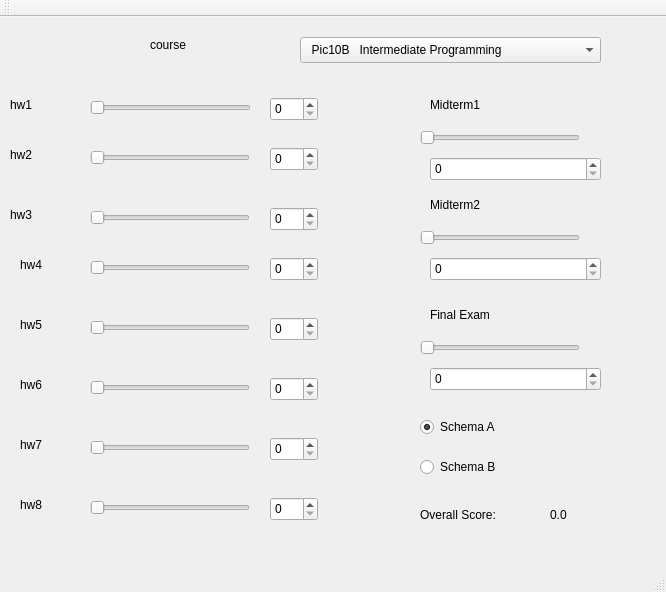
<?xml version="1.0" encoding="UTF-8"?>
<ui version="4.0">
 <class>MainWindow</class>
 <widget class="QMainWindow" name="MainWindow">
  <property name="geometry">
   <rect>
    <x>0</x>
    <y>0</y>
    <width>666</width>
    <height>592</height>
   </rect>
  </property>
  <property name="windowTitle">
   <string>MainWindow</string>
  </property>
  <widget class="QWidget" name="centralWidget">
   <widget class="QSlider" name="horizontalSlider">
    <property name="geometry">
     <rect>
      <x>90</x>
      <y>80</y>
      <width>161</width>
      <height>22</height>
     </rect>
    </property>
    <property name="orientation">
     <enum>Qt::Horizontal</enum>
    </property>
   </widget>
   <widget class="QSpinBox" name="spinBox">
    <property name="geometry">
     <rect>
      <x>270</x>
      <y>80</y>
      <width>48</width>
      <height>24</height>
     </rect>
    </property>
   </widget>
   <widget class="QSlider" name="horizontalSlider_2">
    <property name="geometry">
     <rect>
      <x>90</x>
      <y>130</y>
      <width>160</width>
      <height>22</height>
     </rect>
    </property>
    <property name="orientation">
     <enum>Qt::Horizontal</enum>
    </property>
   </widget>
   <widget class="QSpinBox" name="spinBox_2">
    <property name="geometry">
     <rect>
      <x>270</x>
      <y>130</y>
      <width>48</width>
      <height>24</height>
     </rect>
    </property>
   </widget>
   <widget class="QSlider" name="horizontalSlider_3">
    <property name="geometry">
     <rect>
      <x>90</x>
      <y>190</y>
      <width>160</width>
      <height>22</height>
     </rect>
    </property>
    <property name="orientation">
     <enum>Qt::Horizontal</enum>
    </property>
   </widget>
   <widget class="QSpinBox" name="spinBox_3">
    <property name="geometry">
     <rect>
      <x>270</x>
      <y>190</y>
      <width>48</width>
      <height>24</height>
     </rect>
    </property>
   </widget>
   <widget class="QSlider" name="horizontalSlider_4">
    <property name="geometry">
     <rect>
      <x>90</x>
      <y>240</y>
      <width>160</width>
      <height>22</height>
     </rect>
    </property>
    <property name="orientation">
     <enum>Qt::Horizontal</enum>
    </property>
   </widget>
   <widget class="QSpinBox" name="spinBox_4">
    <property name="geometry">
     <rect>
      <x>270</x>
      <y>240</y>
      <width>48</width>
      <height>24</height>
     </rect>
    </property>
   </widget>
   <widget class="QSlider" name="horizontalSlider_5">
    <property name="geometry">
     <rect>
      <x>90</x>
      <y>300</y>
      <width>160</width>
      <height>22</height>
     </rect>
    </property>
    <property name="orientation">
     <enum>Qt::Horizontal</enum>
    </property>
   </widget>
   <widget class="QSpinBox" name="spinBox_5">
    <property name="geometry">
     <rect>
      <x>270</x>
      <y>300</y>
      <width>48</width>
      <height>24</height>
     </rect>
    </property>
   </widget>
   <widget class="QSlider" name="horizontalSlider_6">
    <property name="geometry">
     <rect>
      <x>90</x>
      <y>360</y>
      <width>160</width>
      <height>22</height>
     </rect>
    </property>
    <property name="orientation">
     <enum>Qt::Horizontal</enum>
    </property>
   </widget>
   <widget class="QSpinBox" name="spinBox_6">
    <property name="geometry">
     <rect>
      <x>270</x>
      <y>360</y>
      <width>48</width>
      <height>24</height>
     </rect>
    </property>
   </widget>
   <widget class="QSlider" name="horizontalSlider_7">
    <property name="geometry">
     <rect>
      <x>90</x>
      <y>420</y>
      <width>160</width>
      <height>22</height>
     </rect>
    </property>
    <property name="orientation">
     <enum>Qt::Horizontal</enum>
    </property>
   </widget>
   <widget class="QSpinBox" name="spinBox_7">
    <property name="geometry">
     <rect>
      <x>270</x>
      <y>420</y>
      <width>48</width>
      <height>24</height>
     </rect>
    </property>
   </widget>
   <widget class="QSlider" name="horizontalSlider_8">
    <property name="geometry">
     <rect>
      <x>90</x>
      <y>480</y>
      <width>160</width>
      <height>22</height>
     </rect>
    </property>
    <property name="orientation">
     <enum>Qt::Horizontal</enum>
    </property>
   </widget>
   <widget class="QSpinBox" name="spinBox_8">
    <property name="geometry">
     <rect>
      <x>270</x>
      <y>480</y>
      <width>48</width>
      <height>24</height>
     </rect>
    </property>
   </widget>
   <widget class="QLabel" name="label">
    <property name="geometry">
     <rect>
      <x>10</x>
      <y>80</y>
      <width>60</width>
      <height>16</height>
     </rect>
    </property>
    <property name="text">
     <string>hw1</string>
    </property>
   </widget>
   <widget class="QLabel" name="label_2">
    <property name="geometry">
     <rect>
      <x>10</x>
      <y>130</y>
      <width>60</width>
      <height>16</height>
     </rect>
    </property>
    <property name="text">
     <string>hw2</string>
    </property>
   </widget>
   <widget class="QLabel" name="label_3">
    <property name="geometry">
     <rect>
      <x>10</x>
      <y>190</y>
      <width>60</width>
      <height>16</height>
     </rect>
    </property>
    <property name="text">
     <string>hw3</string>
    </property>
   </widget>
   <widget class="QLabel" name="label_4">
    <property name="geometry">
     <rect>
      <x>20</x>
      <y>240</y>
      <width>60</width>
      <height>16</height>
     </rect>
    </property>
    <property name="text">
     <string>hw4</string>
    </property>
   </widget>
   <widget class="QLabel" name="label_5">
    <property name="geometry">
     <rect>
      <x>20</x>
      <y>300</y>
      <width>60</width>
      <height>16</height>
     </rect>
    </property>
    <property name="text">
     <string>hw5</string>
    </property>
   </widget>
   <widget class="QLabel" name="label_6">
    <property name="geometry">
     <rect>
      <x>20</x>
      <y>360</y>
      <width>60</width>
      <height>16</height>
     </rect>
    </property>
    <property name="text">
     <string>hw6</string>
    </property>
   </widget>
   <widget class="QLabel" name="label_7">
    <property name="geometry">
     <rect>
      <x>20</x>
      <y>420</y>
      <width>60</width>
      <height>16</height>
     </rect>
    </property>
    <property name="text">
     <string>hw7</string>
    </property>
   </widget>
   <widget class="QLabel" name="label_8">
    <property name="geometry">
     <rect>
      <x>20</x>
      <y>480</y>
      <width>60</width>
      <height>16</height>
     </rect>
    </property>
    <property name="text">
     <string>hw8</string>
    </property>
   </widget>
   <widget class="QLabel" name="label_9">
    <property name="geometry">
     <rect>
      <x>150</x>
      <y>20</y>
      <width>60</width>
      <height>16</height>
     </rect>
    </property>
    <property name="text">
     <string>course</string>
    </property>
   </widget>
   <widget class="QComboBox" name="comboBox">
    <property name="geometry">
     <rect>
      <x>300</x>
      <y>20</y>
      <width>301</width>
      <height>26</height>
     </rect>
    </property>
    <item>
     <property name="text">
      <string>  Pic10B   Intermediate Programming</string>
     </property>
    </item>
    <item>
     <property name="text">
      <string> Pic10C   Advanced Programming</string>
     </property>
    </item>
   </widget>
   <widget class="QLabel" name="label_10">
    <property name="geometry">
     <rect>
      <x>430</x>
      <y>80</y>
      <width>60</width>
      <height>16</height>
     </rect>
    </property>
    <property name="text">
     <string>Midterm1</string>
    </property>
   </widget>
   <widget class="QLabel" name="label_11">
    <property name="geometry">
     <rect>
      <x>430</x>
      <y>180</y>
      <width>60</width>
      <height>16</height>
     </rect>
    </property>
    <property name="text">
     <string>Midterm2</string>
    </property>
   </widget>
   <widget class="QLabel" name="label_12">
    <property name="geometry">
     <rect>
      <x>430</x>
      <y>290</y>
      <width>91</width>
      <height>16</height>
     </rect>
    </property>
    <property name="text">
     <string>Final Exam</string>
    </property>
   </widget>
   <widget class="QSlider" name="horizontalSlider_9">
    <property name="geometry">
     <rect>
      <x>420</x>
      <y>110</y>
      <width>160</width>
      <height>22</height>
     </rect>
    </property>
    <property name="orientation">
     <enum>Qt::Horizontal</enum>
    </property>
   </widget>
   <widget class="QSlider" name="horizontalSlider_10">
    <property name="geometry">
     <rect>
      <x>420</x>
      <y>210</y>
      <width>160</width>
      <height>22</height>
     </rect>
    </property>
    <property name="orientation">
     <enum>Qt::Horizontal</enum>
    </property>
   </widget>
   <widget class="QSlider" name="horizontalSlider_11">
    <property name="geometry">
     <rect>
      <x>420</x>
      <y>320</y>
      <width>160</width>
      <height>22</height>
     </rect>
    </property>
    <property name="orientation">
     <enum>Qt::Horizontal</enum>
    </property>
   </widget>
   <widget class="QSpinBox" name="spinBox_9">
    <property name="geometry">
     <rect>
      <x>430</x>
      <y>140</y>
      <width>171</width>
      <height>24</height>
     </rect>
    </property>
   </widget>
   <widget class="QSpinBox" name="spinBox_10">
    <property name="geometry">
     <rect>
      <x>430</x>
      <y>240</y>
      <width>171</width>
      <height>24</height>
     </rect>
    </property>
   </widget>
   <widget class="QSpinBox" name="spinBox_11">
    <property name="geometry">
     <rect>
      <x>430</x>
      <y>350</y>
      <width>171</width>
      <height>24</height>
     </rect>
    </property>
   </widget>
   <widget class="QRadioButton" name="radioButton">
    <property name="enabled">
     <bool>true</bool>
    </property>
    <property name="geometry">
     <rect>
      <x>420</x>
      <y>400</y>
      <width>100</width>
      <height>20</height>
     </rect>
    </property>
    <property name="autoFillBackground">
     <bool>false</bool>
    </property>
    <property name="text">
     <string>Schema A</string>
    </property>
    <property name="checked">
     <bool>true</bool>
    </property>
   </widget>
   <widget class="QRadioButton" name="radioButton_2">
    <property name="geometry">
     <rect>
      <x>420</x>
      <y>440</y>
      <width>100</width>
      <height>20</height>
     </rect>
    </property>
    <property name="text">
     <string>Schema B</string>
    </property>
   </widget>
   <widget class="QLabel" name="label_13">
    <property name="geometry">
     <rect>
      <x>420</x>
      <y>490</y>
      <width>91</width>
      <height>16</height>
     </rect>
    </property>
    <property name="text">
     <string>Overall Score:</string>
    </property>
   </widget>
   <widget class="QLabel" name="label_14">
    <property name="geometry">
     <rect>
      <x>550</x>
      <y>490</y>
      <width>60</width>
      <height>16</height>
     </rect>
    </property>
    <property name="text">
     <string>0.0</string>
    </property>
   </widget>
  </widget>
  <widget class="QMenuBar" name="menuBar">
   <property name="geometry">
    <rect>
     <x>0</x>
     <y>0</y>
     <width>666</width>
     <height>22</height>
    </rect>
   </property>
  </widget>
  <widget class="QToolBar" name="mainToolBar">
   <attribute name="toolBarArea">
    <enum>TopToolBarArea</enum>
   </attribute>
   <attribute name="toolBarBreak">
    <bool>false</bool>
   </attribute>
  </widget>
  <widget class="QStatusBar" name="statusBar"/>
 </widget>
 <layoutdefault spacing="6" margin="11"/>
 <resources/>
 <connections>
  <connection>
   <sender>horizontalSlider</sender>
   <signal>valueChanged(int)</signal>
   <receiver>spinBox</receiver>
   <slot>setValue(int)</slot>
   <hints>
    <hint type="sourcelabel">
     <x>224</x>
     <y>136</y>
    </hint>
    <hint type="destinationlabel">
     <x>302</x>
     <y>138</y>
    </hint>
   </hints>
  </connection>
  <connection>
   <sender>spinBox</sender>
   <signal>valueChanged(int)</signal>
   <receiver>horizontalSlider</receiver>
   <slot>setValue(int)</slot>
   <hints>
    <hint type="sourcelabel">
     <x>296</x>
     <y>138</y>
    </hint>
    <hint type="destinationlabel">
     <x>197</x>
     <y>136</y>
    </hint>
   </hints>
  </connection>
  <connection>
   <sender>horizontalSlider_2</sender>
   <signal>valueChanged(int)</signal>
   <receiver>spinBox_2</receiver>
   <slot>setValue(int)</slot>
   <hints>
    <hint type="sourcelabel">
     <x>139</x>
     <y>186</y>
    </hint>
    <hint type="destinationlabel">
     <x>309</x>
     <y>188</y>
    </hint>
   </hints>
  </connection>
  <connection>
   <sender>horizontalSlider_3</sender>
   <signal>valueChanged(int)</signal>
   <receiver>spinBox_3</receiver>
   <slot>setValue(int)</slot>
   <hints>
    <hint type="sourcelabel">
     <x>180</x>
     <y>246</y>
    </hint>
    <hint type="destinationlabel">
     <x>295</x>
     <y>248</y>
    </hint>
   </hints>
  </connection>
  <connection>
   <sender>horizontalSlider_4</sender>
   <signal>valueChanged(int)</signal>
   <receiver>spinBox_4</receiver>
   <slot>setValue(int)</slot>
   <hints>
    <hint type="sourcelabel">
     <x>146</x>
     <y>296</y>
    </hint>
    <hint type="destinationlabel">
     <x>306</x>
     <y>298</y>
    </hint>
   </hints>
  </connection>
  <connection>
   <sender>horizontalSlider_5</sender>
   <signal>valueChanged(int)</signal>
   <receiver>spinBox_5</receiver>
   <slot>setValue(int)</slot>
   <hints>
    <hint type="sourcelabel">
     <x>189</x>
     <y>356</y>
    </hint>
    <hint type="destinationlabel">
     <x>305</x>
     <y>358</y>
    </hint>
   </hints>
  </connection>
  <connection>
   <sender>horizontalSlider_6</sender>
   <signal>valueChanged(int)</signal>
   <receiver>spinBox_6</receiver>
   <slot>setValue(int)</slot>
   <hints>
    <hint type="sourcelabel">
     <x>215</x>
     <y>416</y>
    </hint>
    <hint type="destinationlabel">
     <x>298</x>
     <y>418</y>
    </hint>
   </hints>
  </connection>
  <connection>
   <sender>horizontalSlider_7</sender>
   <signal>valueChanged(int)</signal>
   <receiver>spinBox_7</receiver>
   <slot>setValue(int)</slot>
   <hints>
    <hint type="sourcelabel">
     <x>158</x>
     <y>476</y>
    </hint>
    <hint type="destinationlabel">
     <x>308</x>
     <y>478</y>
    </hint>
   </hints>
  </connection>
  <connection>
   <sender>horizontalSlider_8</sender>
   <signal>valueChanged(int)</signal>
   <receiver>spinBox_8</receiver>
   <slot>setValue(int)</slot>
   <hints>
    <hint type="sourcelabel">
     <x>215</x>
     <y>536</y>
    </hint>
    <hint type="destinationlabel">
     <x>297</x>
     <y>538</y>
    </hint>
   </hints>
  </connection>
  <connection>
   <sender>spinBox_2</sender>
   <signal>valueChanged(int)</signal>
   <receiver>horizontalSlider_2</receiver>
   <slot>setValue(int)</slot>
   <hints>
    <hint type="sourcelabel">
     <x>292</x>
     <y>188</y>
    </hint>
    <hint type="destinationlabel">
     <x>215</x>
     <y>186</y>
    </hint>
   </hints>
  </connection>
  <connection>
   <sender>spinBox_3</sender>
   <signal>valueChanged(int)</signal>
   <receiver>horizontalSlider_3</receiver>
   <slot>setValue(int)</slot>
   <hints>
    <hint type="sourcelabel">
     <x>296</x>
     <y>248</y>
    </hint>
    <hint type="destinationlabel">
     <x>204</x>
     <y>246</y>
    </hint>
   </hints>
  </connection>
  <connection>
   <sender>spinBox_4</sender>
   <signal>valueChanged(int)</signal>
   <receiver>horizontalSlider_4</receiver>
   <slot>setValue(int)</slot>
   <hints>
    <hint type="sourcelabel">
     <x>289</x>
     <y>298</y>
    </hint>
    <hint type="destinationlabel">
     <x>211</x>
     <y>296</y>
    </hint>
   </hints>
  </connection>
  <connection>
   <sender>spinBox_5</sender>
   <signal>valueChanged(int)</signal>
   <receiver>horizontalSlider_5</receiver>
   <slot>setValue(int)</slot>
   <hints>
    <hint type="sourcelabel">
     <x>284</x>
     <y>358</y>
    </hint>
    <hint type="destinationlabel">
     <x>188</x>
     <y>356</y>
    </hint>
   </hints>
  </connection>
  <connection>
   <sender>spinBox_6</sender>
   <signal>valueChanged(int)</signal>
   <receiver>horizontalSlider_6</receiver>
   <slot>setValue(int)</slot>
   <hints>
    <hint type="sourcelabel">
     <x>298</x>
     <y>418</y>
    </hint>
    <hint type="destinationlabel">
     <x>209</x>
     <y>416</y>
    </hint>
   </hints>
  </connection>
  <connection>
   <sender>spinBox_7</sender>
   <signal>valueChanged(int)</signal>
   <receiver>horizontalSlider_7</receiver>
   <slot>setValue(int)</slot>
   <hints>
    <hint type="sourcelabel">
     <x>310</x>
     <y>478</y>
    </hint>
    <hint type="destinationlabel">
     <x>219</x>
     <y>476</y>
    </hint>
   </hints>
  </connection>
  <connection>
   <sender>spinBox_8</sender>
   <signal>valueChanged(int)</signal>
   <receiver>horizontalSlider_8</receiver>
   <slot>setValue(int)</slot>
   <hints>
    <hint type="sourcelabel">
     <x>284</x>
     <y>538</y>
    </hint>
    <hint type="destinationlabel">
     <x>204</x>
     <y>536</y>
    </hint>
   </hints>
  </connection>
  <connection>
   <sender>horizontalSlider_9</sender>
   <signal>valueChanged(int)</signal>
   <receiver>spinBox_9</receiver>
   <slot>setValue(int)</slot>
   <hints>
    <hint type="sourcelabel">
     <x>469</x>
     <y>147</y>
    </hint>
    <hint type="destinationlabel">
     <x>490</x>
     <y>191</y>
    </hint>
   </hints>
  </connection>
  <connection>
   <sender>horizontalSlider_10</sender>
   <signal>valueChanged(int)</signal>
   <receiver>spinBox_10</receiver>
   <slot>setValue(int)</slot>
   <hints>
    <hint type="sourcelabel">
     <x>451</x>
     <y>256</y>
    </hint>
    <hint type="destinationlabel">
     <x>456</x>
     <y>283</y>
    </hint>
   </hints>
  </connection>
  <connection>
   <sender>horizontalSlider_11</sender>
   <signal>valueChanged(int)</signal>
   <receiver>spinBox_11</receiver>
   <slot>setValue(int)</slot>
   <hints>
    <hint type="sourcelabel">
     <x>502</x>
     <y>367</y>
    </hint>
    <hint type="destinationlabel">
     <x>496</x>
     <y>387</y>
    </hint>
   </hints>
  </connection>
  <connection>
   <sender>spinBox_11</sender>
   <signal>valueChanged(int)</signal>
   <receiver>horizontalSlider_11</receiver>
   <slot>setValue(int)</slot>
   <hints>
    <hint type="sourcelabel">
     <x>460</x>
     <y>398</y>
    </hint>
    <hint type="destinationlabel">
     <x>464</x>
     <y>370</y>
    </hint>
   </hints>
  </connection>
  <connection>
   <sender>spinBox_10</sender>
   <signal>valueChanged(int)</signal>
   <receiver>horizontalSlider_10</receiver>
   <slot>setValue(int)</slot>
   <hints>
    <hint type="sourcelabel">
     <x>513</x>
     <y>277</y>
    </hint>
    <hint type="destinationlabel">
     <x>513</x>
     <y>264</y>
    </hint>
   </hints>
  </connection>
  <connection>
   <sender>spinBox_9</sender>
   <signal>valueChanged(int)</signal>
   <receiver>horizontalSlider_9</receiver>
   <slot>setValue(int)</slot>
   <hints>
    <hint type="sourcelabel">
     <x>541</x>
     <y>185</y>
    </hint>
    <hint type="destinationlabel">
     <x>535</x>
     <y>156</y>
    </hint>
   </hints>
  </connection>
  <connection>
   <sender>radioButton</sender>
   <signal>pressed()</signal>
   <receiver>radioButton_2</receiver>
   <slot>click()</slot>
   <hints>
    <hint type="sourcelabel">
     <x>440</x>
     <y>454</y>
    </hint>
    <hint type="destinationlabel">
     <x>439</x>
     <y>494</y>
    </hint>
   </hints>
  </connection>
 </connections>
</ui>
